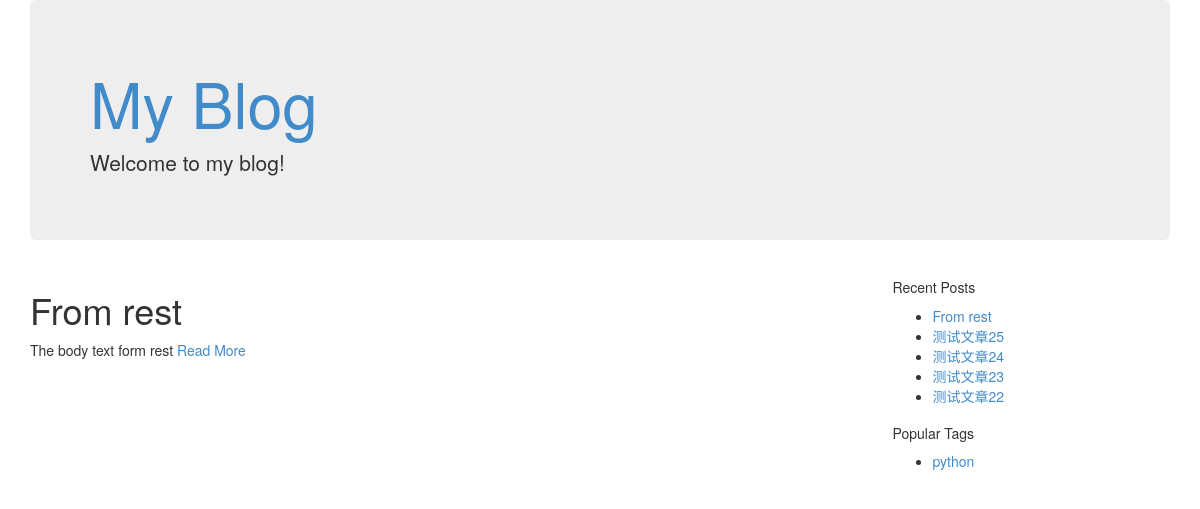
The page /blog/tag/python on the database its author committed.
### webapp/models.py (models this page shows, shortened)
class Post(db.Model):
	id = db.Column(db.Integer(), primary_key=True)
	title = db.Column(db.String(255))
	text = db.Column(db.Text())
	publish_date = db.Column(db.DateTime())
	user_id = db.Column(db.Integer(), db.ForeignKey('user.id'))
	comments = db.relationship('Comment', backref='post', lazy='dynamic')
	tags = db.relationship('Tag', secondary=tags, backref=db.backref('posts', lazy='dynamic'))

class Tag(db.Model):
	id = db.Column(db.Integer(), primary_key=True)
	title = db.Column(db.String(255))

### webapp/controllers/blog.py (the view)
@blog_blueprint.route('/tag/<string:tag_name>')
def tag(tag_name):
	tag = Tag.query.filter_by(title=tag_name).first_or_404()
	posts = tag.posts.order_by(Post.publish_date.desc()).all()
	recent, top_tags = sidebar_data()
	return render_template('blog/tag.html', tag=tag, posts=posts, recent=recent, top_tags=top_tags)

### webapp/controllers/blog.py (called while the page is built)
def sidebar_data():
	recent = Post.query.order_by(Post.publish_date.desc()).limit(5).all()
	top_tags = db.session.query(Tag, func.count(tags.c.post_id).label('total')).join(tags).group_by(Tag).order_by(
		desc('total')).limit(5).all()
	return recent, top_tags

### webapp/templates/blog/tag.html (shortened to what this page needs)
{% extends "blog/base.html" %}
{% block body %}
<div class="row">
	<div class="col-lg-9">
		{% for post in posts %}
			<div class="row">
				<div class="col-lg-12">
					<h1>{{ post.title }}</h1>
				</div>
			</div>
			<div class="row">
				<div class="col-lg-12">
					{{ post.text | truncate(255) | safe }}
					<a href="{{ url_for('.post',post_id=post.id) }}">Read More</a>
				</div>
			</div>
		{% endfor %}
	</div>
	<div class="col-lg-3">
		<div class="row">
			<h5>Recent Posts</h5>
			<ul>
				{% for post in recent %}
					<li><a href="{{ url_for('.post',post_id=post.id) }}">{{ post.title }}</a></li>
				{% endfor %}
			</ul>
		</div>
		<div class="row">
			<h5>Popular Tags</h5>
			<ul>
				{% for tag in top_tags %}
					<li><a href="{{ url_for('.tag',tag_name=tag[0].title) }}">{{ tag[0].title }}</a></li>
				{% endfor %}
			</ul>
		</div>
	</div>
</div>
{% endblock %}

### rows shown on the page
Post: title "From rest", text "The body text form rest"
Post: title "测试文章25"
Post: title "测试文章24"
Post: title "测试文章23"
Post: title "测试文章22"
Tag: title "python"
